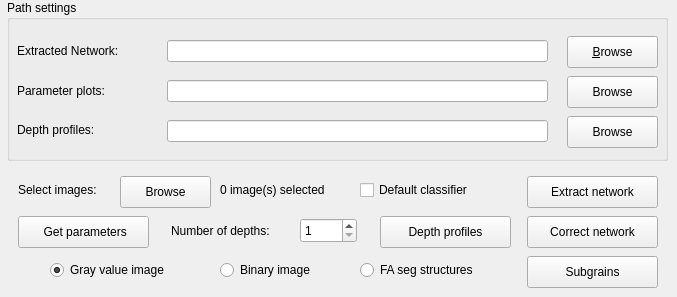
   <widget class="QWidget" name="IceGrain">
    <attribute name="title">
     <string>Network Extraction</string>
    </attribute>
    <widget class="QGroupBox" name="iceGrainGroupBox">
     <property name="enabled">
      <bool>true</bool>
     </property>
     <property name="geometry">
      <rect>
       <x>7</x>
       <y>0</y>
       <width>661</width>
       <height>161</height>
      </rect>
     </property>
     <property name="title">
      <string>Path settings</string>
     </property>
     <widget class="QPushButton" name="predictionBrowse">
      <property name="geometry">
       <rect>
        <x>560</x>
        <y>36</y>
        <width>91</width>
        <height>32</height>
       </rect>
      </property>
      <property name="sizePolicy">
       <sizepolicy hsizetype="Fixed" vsizetype="Fixed">
        <horstretch>0</horstretch>
        <verstretch>0</verstretch>
       </sizepolicy>
      </property>
      <property name="text">
       <string>&amp;Browse</string>
      </property>
      <property name="shortcut">
       <string>Alt+B</string>
      </property>
     </widget>
     <widget class="QPushButton" name="plotsBrowse">
      <property name="geometry">
       <rect>
        <x>560</x>
        <y>76</y>
        <width>91</width>
        <height>32</height>
       </rect>
      </property>
      <property name="text">
       <string>Browse</string>
      </property>
     </widget>
     <widget class="QLineEdit" name="predictionEdit">
      <property name="geometry">
       <rect>
        <x>160</x>
        <y>40</y>
        <width>381</width>
        <height>22</height>
       </rect>
      </property>
     </widget>
     <widget class="QLineEdit" name="plotsEdit">
      <property name="geometry">
       <rect>
        <x>160</x>
        <y>80</y>
        <width>381</width>
        <height>22</height>
       </rect>
      </property>
     </widget>
     <widget class="QLabel" name="predictionLabel">
      <property name="geometry">
       <rect>
        <x>10</x>
        <y>43</y>
        <width>131</width>
        <height>16</height>
       </rect>
      </property>
      <property name="sizePolicy">
       <sizepolicy hsizetype="Fixed" vsizetype="Preferred">
        <horstretch>0</horstretch>
        <verstretch>0</verstretch>
       </sizepolicy>
      </property>
      <property name="frameShape">
       <enum>QFrame::NoFrame</enum>
      </property>
      <property name="frameShadow">
       <enum>QFrame::Plain</enum>
      </property>
      <property name="text">
       <string>Extracted Network:</string>
      </property>
      <property name="buddy">
       <cstring>originalEdit</cstring>
      </property>
     </widget>
     <widget class="QLabel" name="plotsLabel">
      <property name="geometry">
       <rect>
        <x>10</x>
        <y>83</y>
        <width>121</width>
        <height>16</height>
       </rect>
      </property>
      <property name="text">
       <string>Parameter plots:</string>
      </property>
     </widget>
     <widget class="QLabel" name="profilesLabel">
      <property name="geometry">
       <rect>
        <x>10</x>
        <y>122</y>
        <width>141</width>
        <height>16</height>
       </rect>
      </property>
      <property name="text">
       <string>Depth profiles:</string>
      </property>
     </widget>
     <widget class="QLineEdit" name="profilesEdit">
      <property name="geometry">
       <rect>
        <x>160</x>
        <y>120</y>
        <width>381</width>
        <height>22</height>
       </rect>
      </property>
     </widget>
     <widget class="QPushButton" name="profilesBrowse">
      <property name="geometry">
       <rect>
        <x>560</x>
        <y>116</y>
        <width>91</width>
        <height>32</height>
       </rect>
      </property>
      <property name="text">
       <string>Browse</string>
      </property>
     </widget>
    </widget>
    <widget class="QLabel" name="selectImagesLabel2">
     <property name="geometry">
      <rect>
       <x>18</x>
       <y>182</y>
       <width>101</width>
       <height>16</height>
      </rect>
     </property>
     <property name="text">
      <string>Select images:</string>
     </property>
    </widget>
    <widget class="QPushButton" name="extractNetworkButton">
     <property name="geometry">
      <rect>
       <x>527</x>
       <y>176</y>
       <width>131</width>
       <height>32</height>
      </rect>
     </property>
     <property name="text">
      <string>Extract network</string>
     </property>
    </widget>
    <widget class="QPushButton" name="imageBrowse2">
     <property name="geometry">
      <rect>
       <x>120</x>
       <y>176</y>
       <width>91</width>
       <height>32</height>
      </rect>
     </property>
     <property name="text">
      <string>Browse</string>
     </property>
    </widget>
    <widget class="QPushButton" name="correctNetworkButton">
     <property name="geometry">
      <rect>
       <x>527</x>
       <y>216</y>
       <width>131</width>
       <height>32</height>
      </rect>
     </property>
     <property name="text">
      <string>Correct network</string>
     </property>
    </widget>
    <widget class="QLabel" name="imagesSelectedLabel2">
     <property name="geometry">
      <rect>
       <x>220</x>
       <y>182</y>
       <width>131</width>
       <height>16</height>
      </rect>
     </property>
     <property name="text">
      <string>0 image(s) selected</string>
     </property>
    </widget>
    <widget class="QPushButton" name="depthProfilesButton">
     <property name="geometry">
      <rect>
       <x>380</x>
       <y>216</y>
       <width>131</width>
       <height>32</height>
      </rect>
     </property>
     <property name="text">
      <string>Depth profiles</string>
     </property>
    </widget>
    <widget class="QSpinBox" name="nrDepthsBox">
     <property name="geometry">
      <rect>
       <x>300</x>
       <y>218</y>
       <width>57</width>
       <height>25</height>
      </rect>
     </property>
     <property name="minimum">
      <number>1</number>
     </property>
     <property name="maximum">
      <number>999</number>
     </property>
     <property name="value">
      <number>1</number>
     </property>
    </widget>
    <widget class="QLabel" name="label">
     <property name="geometry">
      <rect>
       <x>171</x>
       <y>221</y>
       <width>131</width>
       <height>20</height>
      </rect>
     </property>
     <property name="text">
      <string>Number of depths:</string>
     </property>
    </widget>
    <widget class="QPushButton" name="getParametersButton">
     <property name="geometry">
      <rect>
       <x>18</x>
       <y>216</y>
       <width>131</width>
       <height>32</height>
      </rect>
     </property>
     <property name="text">
      <string> Get parameters</string>
     </property>
    </widget>
    <widget class="QCheckBox" name="defRfCheckBox">
     <property name="geometry">
      <rect>
       <x>360</x>
       <y>180</y>
       <width>141</width>
       <height>20</height>
      </rect>
     </property>
     <property name="text">
      <string>Default classifier</string>
     </property>
    </widget>
    <widget class="QPushButton" name="subgrainButton">
     <property name="geometry">
      <rect>
       <x>527</x>
       <y>256</y>
       <width>131</width>
       <height>32</height>
      </rect>
     </property>
     <property name="text">
      <string>Subgrains</string>
     </property>
    </widget>
    <widget class="QRadioButton" name="radioButton_LASM">
     <property name="geometry">
      <rect>
       <x>50</x>
       <y>260</y>
       <width>151</width>
       <height>20</height>
      </rect>
     </property>
     <property name="text">
      <string>Gray value image</string>
     </property>
     <property name="checked">
      <bool>true</bool>
     </property>
    </widget>
    <widget class="QRadioButton" name="radioButton_Binary">
     <property name="geometry">
      <rect>
       <x>220</x>
       <y>260</y>
       <width>121</width>
       <height>20</height>
      </rect>
     </property>
     <property name="text">
      <string>Binary image</string>
     </property>
    </widget>
    <widget class="QRadioButton" name="radioButton_FA">
     <property name="geometry">
      <rect>
       <x>360</x>
       <y>260</y>
       <width>151</width>
       <height>20</height>
      </rect>
     </property>
     <property name="text">
      <string>FA seg structures</string>
     </property>
    </widget>
   </widget>
